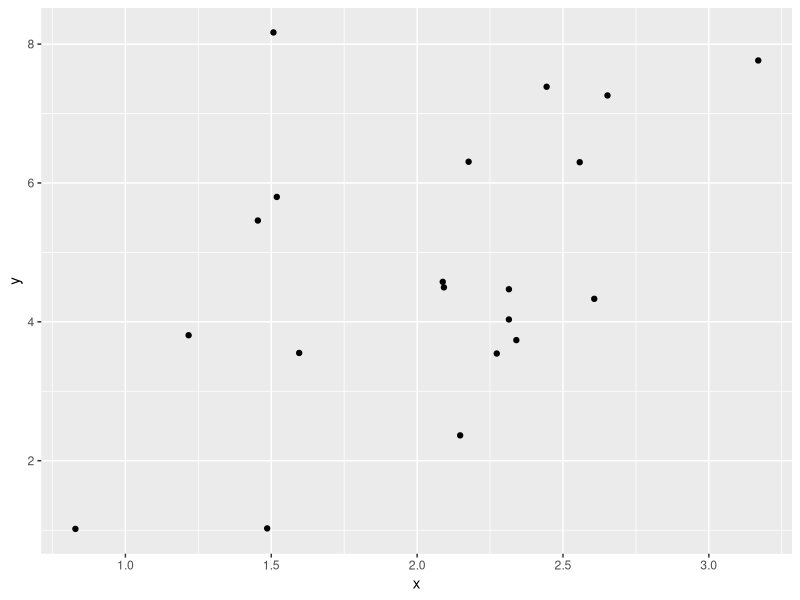
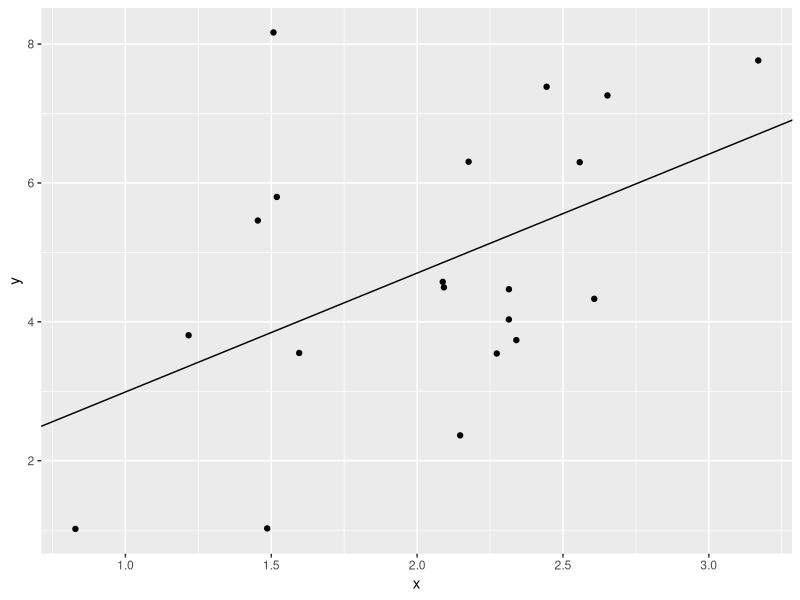
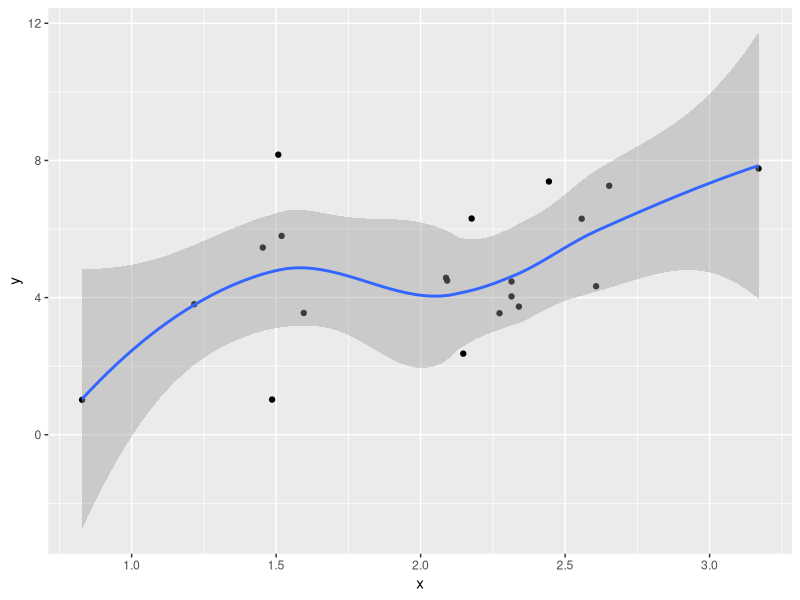
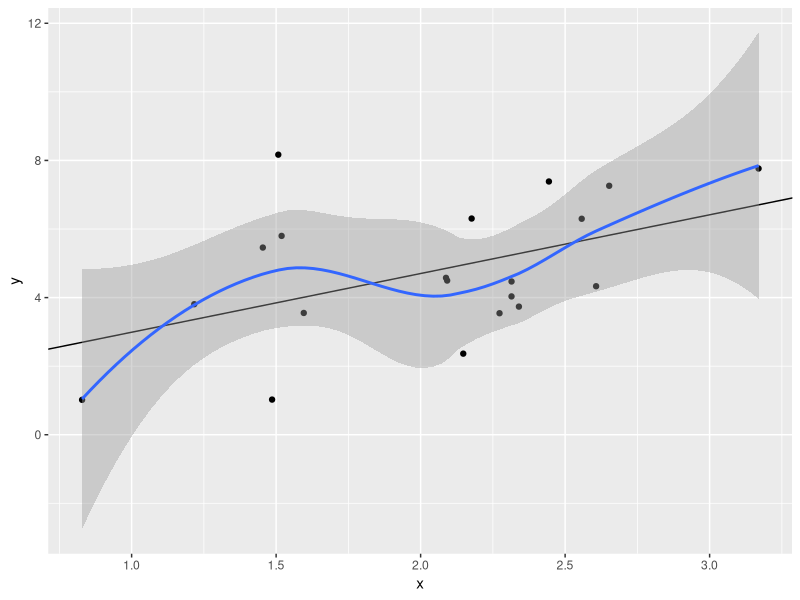

Generate these figures, in order, with R:
require(ggplot2)

#Create a dummy data frame with three variables, id, x, and y. The x and y will
#have random normal distributions with means of 2 and 5, respectively.
df = data.frame(id=1:20, x=rnorm(20, mean=2, sd=.5), y=rnorm(20, mean=5, sd=2))

ggplot(df, aes(x=x, y=y)) + geom_point()

mylm = lm(y ~ x, data=df)
summary(mylm)
names(mylm) #This lists all the elements in the lm class object
mylm$coefficients #We want the coefficients

#Same as above but we will add geom_abline
ggplot(df, aes(x=x, y=y)) + geom_point() + geom_abline(intercept=mylm$coefficients[1], slope=mylm$coefficients[2])

#I tend to like Loess regression lines better
ggplot(df, aes(x=x, y=y)) + geom_point() + stat_smooth()

#Nice thing about ggplot2 is that we can layer on all the features
ggplot(df, aes(x=x, y=y)) + geom_point() + geom_abline(intercept=mylm$coefficients[1], slope=mylm$coefficients[2]) + stat_smooth()
